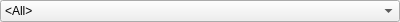
<?xml version="1.0" encoding="UTF-8"?>
<ui version="4.0">
 <class>TaxRankChooser</class>
 <widget class="QWidget" name="TaxRankChooser">
  <property name="geometry">
   <rect>
    <x>0</x>
    <y>0</y>
    <width>400</width>
    <height>20</height>
   </rect>
  </property>
  <property name="sizePolicy">
   <sizepolicy hsizetype="Preferred" vsizetype="Fixed">
    <horstretch>0</horstretch>
    <verstretch>0</verstretch>
   </sizepolicy>
  </property>
  <property name="maximumSize">
   <size>
    <width>16777215</width>
    <height>20</height>
   </size>
  </property>
  <property name="windowTitle">
   <string>Form</string>
  </property>
  <layout class="QVBoxLayout" name="verticalLayout">
   <property name="spacing">
    <number>0</number>
   </property>
   <property name="leftMargin">
    <number>0</number>
   </property>
   <property name="topMargin">
    <number>0</number>
   </property>
   <property name="rightMargin">
    <number>0</number>
   </property>
   <property name="bottomMargin">
    <number>0</number>
   </property>
   <item>
    <widget class="QComboBox" name="comboBox">
     <item>
      <property name="text">
       <string extracomment="Ignore. Show all nodes">&lt;All&gt;</string>
      </property>
     </item>
     <item>
      <property name="text">
       <string>Kingdom</string>
      </property>
     </item>
     <item>
      <property name="text">
       <string>Phylum</string>
      </property>
     </item>
     <item>
      <property name="text">
       <string>Class</string>
      </property>
     </item>
     <item>
      <property name="text">
       <string>Order</string>
      </property>
     </item>
     <item>
      <property name="text">
       <string>Family</string>
      </property>
     </item>
     <item>
      <property name="text">
       <string>Genus</string>
      </property>
     </item>
     <item>
      <property name="text">
       <string>Species</string>
      </property>
     </item>
    </widget>
   </item>
  </layout>
 </widget>
 <resources/>
 <connections>
  <connection>
   <sender>comboBox</sender>
   <signal>currentIndexChanged(int)</signal>
   <receiver>TaxRankChooser</receiver>
   <slot>onIndexChanged(int)</slot>
   <hints>
    <hint type="sourcelabel">
     <x>153</x>
     <y>11</y>
    </hint>
    <hint type="destinationlabel">
     <x>156</x>
     <y>30</y>
    </hint>
   </hints>
  </connection>
 </connections>
 <slots>
  <slot>onIndexChanged(int)</slot>
 </slots>
</ui>
